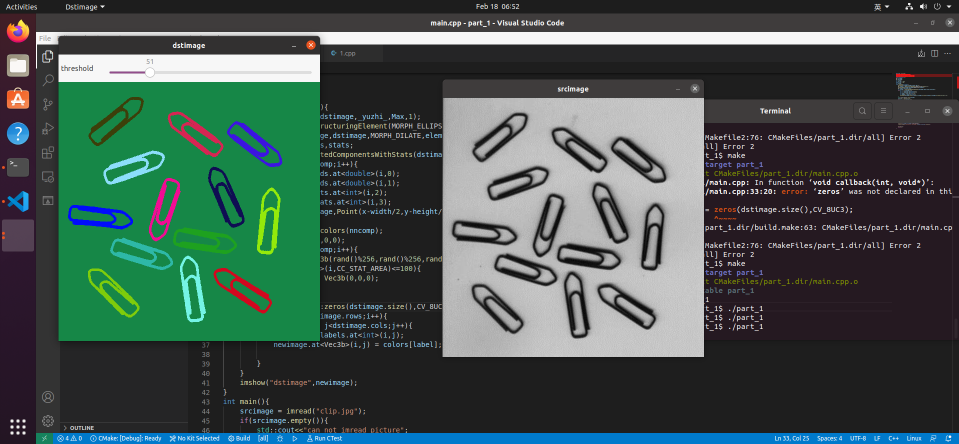
//> input picture 数回形针.jpg, 1918 x 888 px, given in place of the camera (shown at 1/2 size)
$ ./滤波   (built with g++ and OpenCV 4)
//> lines starting //> are read from the running program, lines starting //| are printed output that depends on the picture; after the words box and inside, x2 and y2 are one past the last pixel; in counts of white or black regions, pixels touching at a corner belong together
//> further down, srcimage is the input picture: 888 rows x 1918 cols, CV_8UC3; mean B, G, R 78.7, 84.1, 67.8
#include <iostream>
#include <opencv2/opencv.hpp>
#include<opencv2/highgui/highgui.hpp>
#include<opencv2/imgproc/imgproc.hpp>
using namespace cv;


void salt(Mat &srcimage,int number){		//编写噪声函数
//> called with number = 5000
    int width = srcimage.cols;
//> width = 1918
    int height = srcimage.rows;
//> height = 888
    for(int i = 0 ;i<number;i++){
        int x = rand()%height;
        int y = rand()%width;
        srcimage.at<Vec3b>(x,y)[0] = rand()%255;
        srcimage.at<Vec3b>(x,y)[1] = rand()%255;
        srcimage.at<Vec3b>(x,y)[2] = rand()%255;
    }
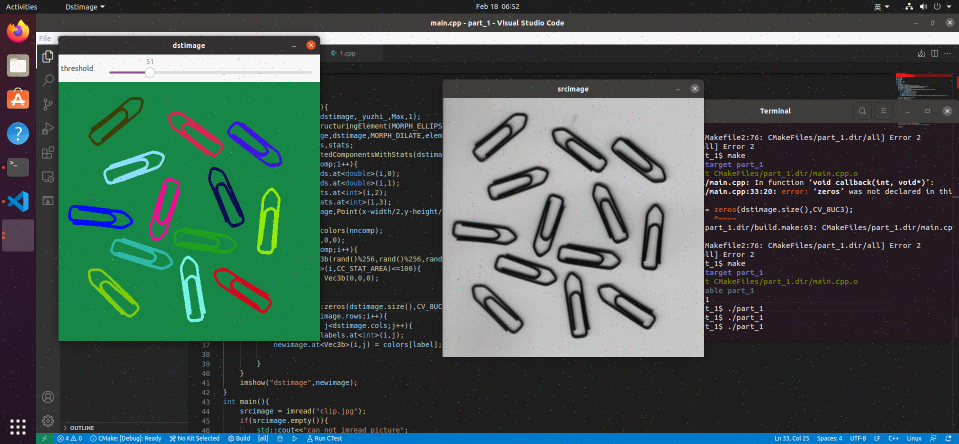
//> srcimage: 888 rows x 1918 cols, CV_8UC3 (shown at 1/2 size); 0.29% of pixels changed, all inside (x1, y1, x2, y2) = (0, 0, 1918, 888)
    return ;
}

int main(){
    VideoCapture capture(0);	//调用摄像头
    if(!capture.isOpened()){	//判断是否打开
        return 0 ;
    }
    Mat srcimage;	//原图之后转化为噪声图
    Mat dstimage;	//均值滤波的效果图
    Mat mediaimage;   //中值滤波的效果图
    Mat gaussimage;	//高斯滤波效果图
    while(1){
        capture>>srcimage;
        salt(srcimage,5000);//将srcimage增加噪声
        blur(srcimage,dstimage,Size(3,3));//均值
        GaussianBlur(srcimage,gaussimage,Size(3,3),1,1);//高斯
        medianBlur(srcimage,mediaimage,9);//中值
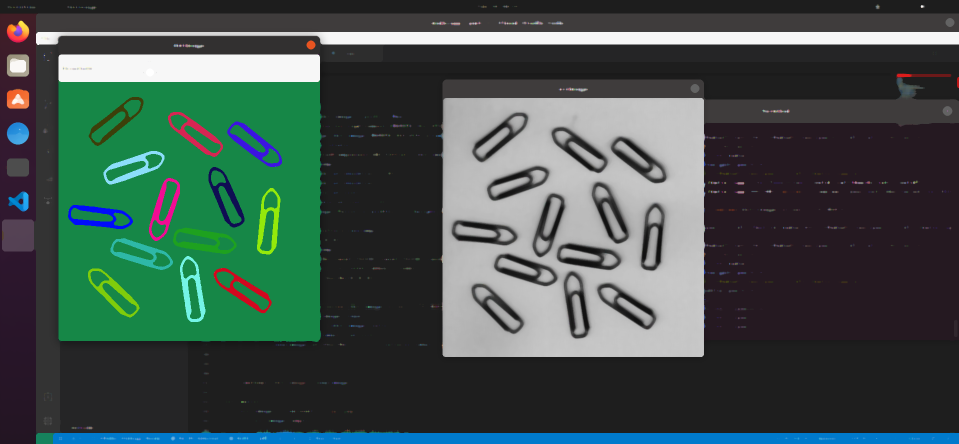
//> mediaimage: 888 rows x 1918 cols, CV_8UC3 (shown at 1/2 size); mean B, G, R 76.3, 81.5, 65.2
        imshow("srcimage",srcimage);
        imshow("saltimage",srcimage);
        imshow("blur",dstimage);
        imshow("gaussimage",gaussimage);
        imshow("medianBlur",mediaimage);
        waitKey(30);


    }
}

$ run again, on 第一部分第一题.png
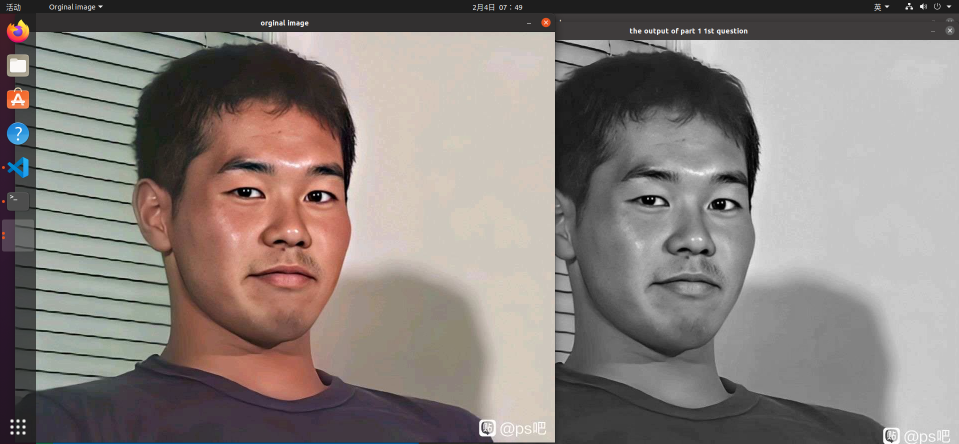
//> input picture 第一部分第一题.png, 1918 x 888 px, given in place of the camera (shown at 1/2 size)
//> srcimage is the input picture: 888 rows x 1918 cols, CV_8UC3; mean B, G, R 124.4, 128.2, 136
//> after the loop in salt, `for(int i = 0 ;i<number;i++)`:
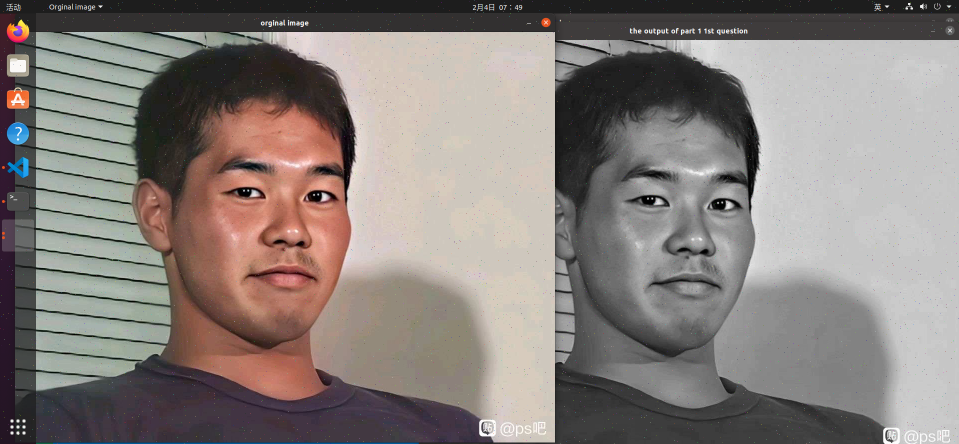
//> srcimage: 888 rows x 1918 cols, CV_8UC3 (shown at 1/2 size); 0.29% of pixels changed, all inside (x1, y1, x2, y2) = (0, 0, 1918, 888)
//> `medianBlur(srcimage,mediaimage,9);`:
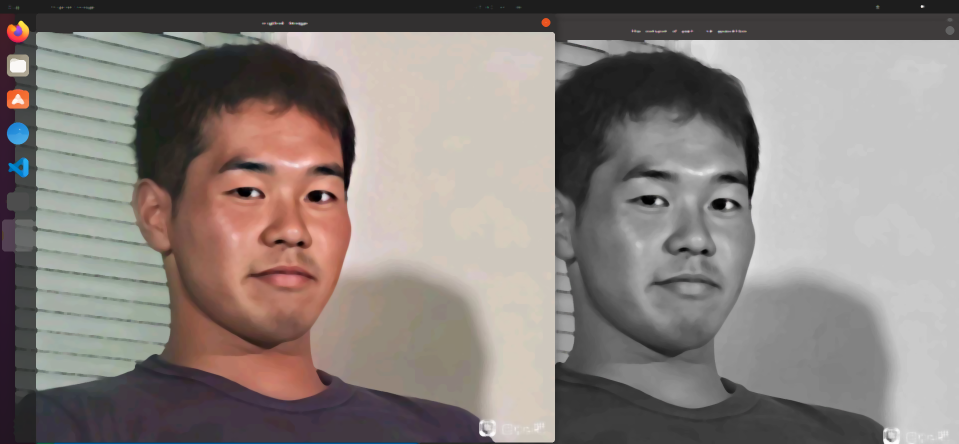
//> mediaimage: 888 rows x 1918 cols, CV_8UC3 (shown at 1/2 size); mean B, G, R 124.9, 128.7, 136.6

$ run again, on 第一部分第七题.png
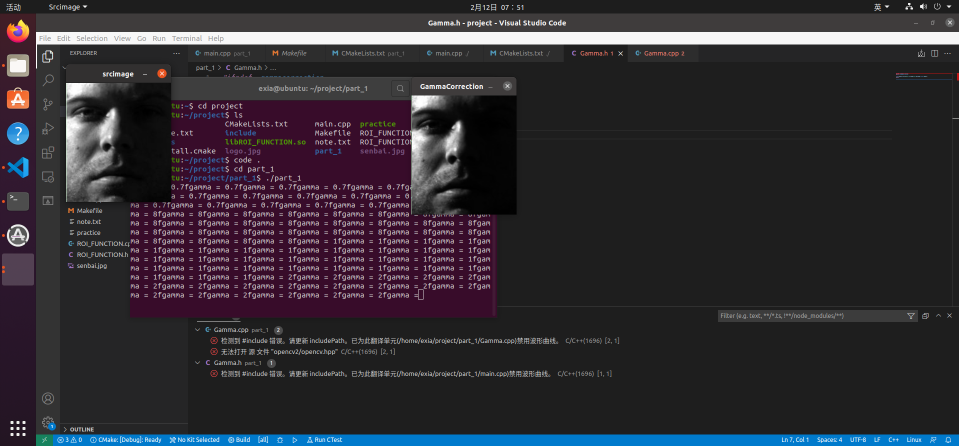
//> input picture 第一部分第七题.png, 1918 x 891 px, given in place of the camera (shown at 1/2 size)
//> srcimage is the input picture: 891 rows x 1918 cols, CV_8UC3; mean B, G, R 51.8, 45.2, 49.3
//> after the loop in salt, `for(int i = 0 ;i<number;i++)`:
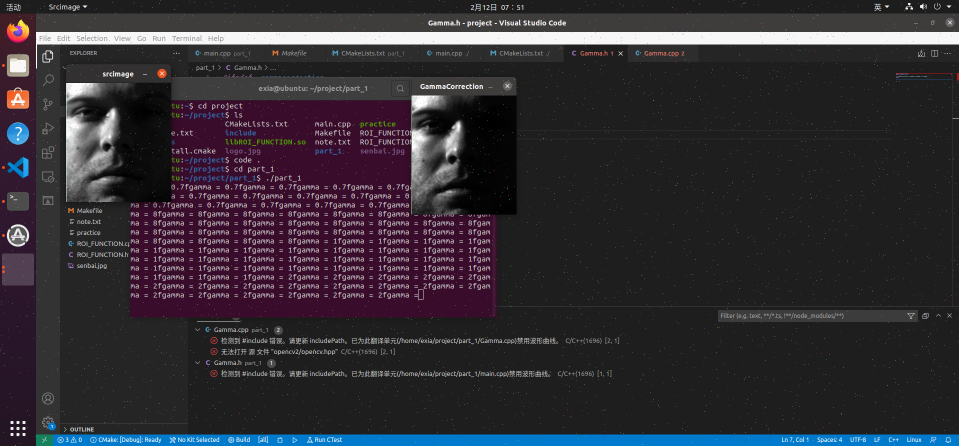
//> srcimage: 891 rows x 1918 cols, CV_8UC3 (shown at 1/2 size); 0.29% of pixels changed, all inside (x1, y1, x2, y2) = (0, 0, 1918, 891)
//> `medianBlur(srcimage,mediaimage,9);`:
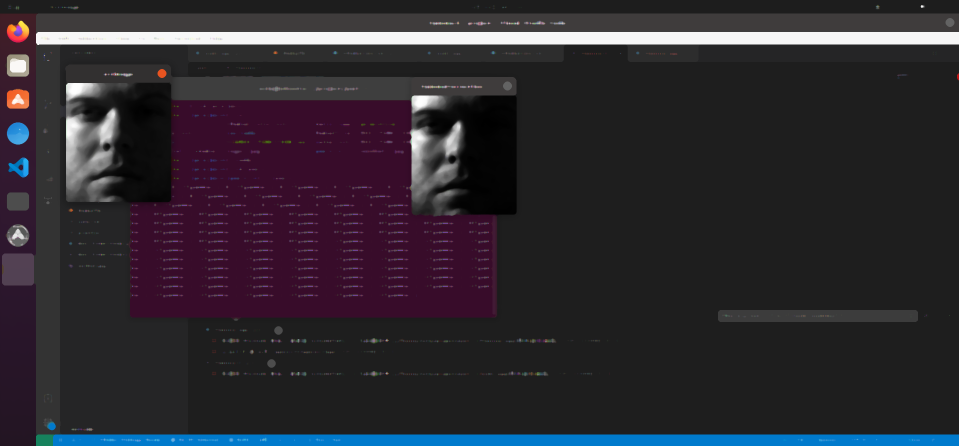
//> mediaimage: 891 rows x 1918 cols, CV_8UC3 (shown at 1/2 size); mean B, G, R 48.2, 41.1, 45.7

$ run again, on 第一部分第三题.png
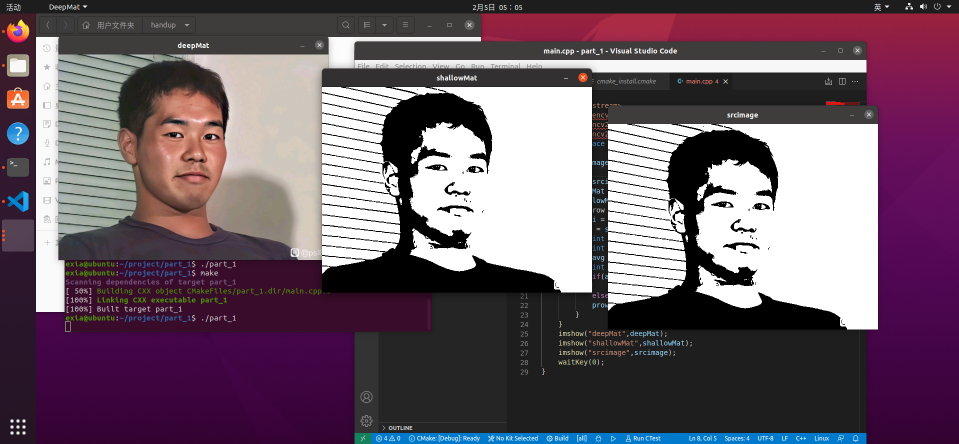
//> input picture 第一部分第三题.png, 1918 x 888 px, given in place of the camera (shown at 1/2 size)
//> srcimage is the input picture: 888 rows x 1918 cols, CV_8UC3; mean B, G, R 104.7, 91.6, 109.8
//> after the loop in salt, `for(int i = 0 ;i<number;i++)`:
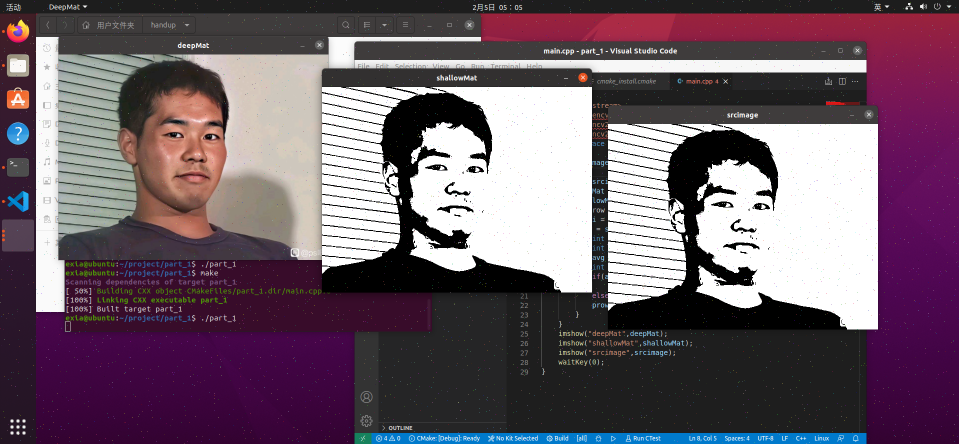
//> srcimage: 888 rows x 1918 cols, CV_8UC3 (shown at 1/2 size); 0.29% of pixels changed, all inside (x1, y1, x2, y2) = (0, 0, 1918, 888)
//> `medianBlur(srcimage,mediaimage,9);`:
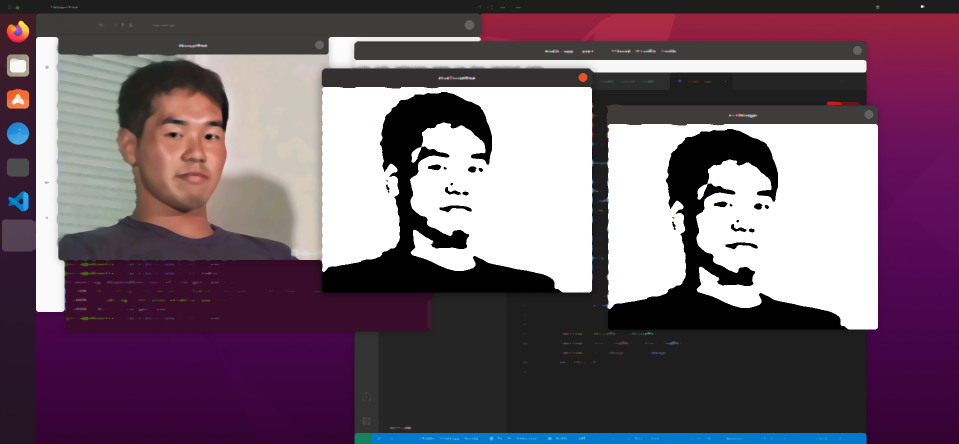
//> mediaimage: 888 rows x 1918 cols, CV_8UC3 (shown at 1/2 size); mean B, G, R 105.5, 92.1, 110.4
